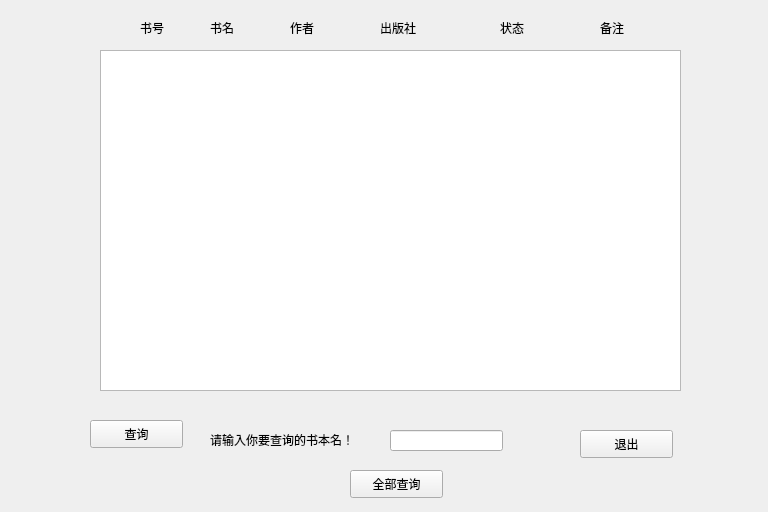
<?xml version="1.0" encoding="UTF-8"?>
<ui version="4.0">
 <class>bookinformation</class>
 <widget class="QWidget" name="bookinformation">
  <property name="geometry">
   <rect>
    <x>0</x>
    <y>0</y>
    <width>768</width>
    <height>512</height>
   </rect>
  </property>
  <property name="windowTitle">
   <string>Form</string>
  </property>
  <widget class="QPushButton" name="pushButton">
   <property name="geometry">
    <rect>
     <x>580</x>
     <y>430</y>
     <width>93</width>
     <height>28</height>
    </rect>
   </property>
   <property name="text">
    <string>退出</string>
   </property>
  </widget>
  <widget class="QPushButton" name="pushButton_2">
   <property name="geometry">
    <rect>
     <x>90</x>
     <y>420</y>
     <width>93</width>
     <height>28</height>
    </rect>
   </property>
   <property name="text">
    <string>查询</string>
   </property>
  </widget>
  <widget class="QListWidget" name="listWidget">
   <property name="geometry">
    <rect>
     <x>100</x>
     <y>50</y>
     <width>581</width>
     <height>341</height>
    </rect>
   </property>
  </widget>
  <widget class="QLabel" name="label">
   <property name="geometry">
    <rect>
     <x>140</x>
     <y>20</y>
     <width>51</width>
     <height>16</height>
    </rect>
   </property>
   <property name="text">
    <string>书号</string>
   </property>
  </widget>
  <widget class="QLabel" name="label_2">
   <property name="geometry">
    <rect>
     <x>210</x>
     <y>20</y>
     <width>51</width>
     <height>16</height>
    </rect>
   </property>
   <property name="text">
    <string>书名</string>
   </property>
  </widget>
  <widget class="QLabel" name="label_3">
   <property name="geometry">
    <rect>
     <x>290</x>
     <y>20</y>
     <width>72</width>
     <height>15</height>
    </rect>
   </property>
   <property name="text">
    <string>作者</string>
   </property>
  </widget>
  <widget class="QLabel" name="label_4">
   <property name="geometry">
    <rect>
     <x>380</x>
     <y>20</y>
     <width>72</width>
     <height>15</height>
    </rect>
   </property>
   <property name="text">
    <string>出版社</string>
   </property>
  </widget>
  <widget class="QLabel" name="label_5">
   <property name="geometry">
    <rect>
     <x>500</x>
     <y>20</y>
     <width>72</width>
     <height>15</height>
    </rect>
   </property>
   <property name="text">
    <string>状态</string>
   </property>
  </widget>
  <widget class="QLabel" name="label_6">
   <property name="geometry">
    <rect>
     <x>600</x>
     <y>20</y>
     <width>72</width>
     <height>15</height>
    </rect>
   </property>
   <property name="text">
    <string>备注</string>
   </property>
  </widget>
  <widget class="QLabel" name="label_7">
   <property name="geometry">
    <rect>
     <x>210</x>
     <y>430</y>
     <width>171</width>
     <height>20</height>
    </rect>
   </property>
   <property name="text">
    <string>请输入你要查询的书本名！</string>
   </property>
  </widget>
  <widget class="QLineEdit" name="lineEdit">
   <property name="geometry">
    <rect>
     <x>390</x>
     <y>430</y>
     <width>113</width>
     <height>21</height>
    </rect>
   </property>
  </widget>
  <widget class="QPushButton" name="pushButton_3">
   <property name="geometry">
    <rect>
     <x>350</x>
     <y>470</y>
     <width>93</width>
     <height>28</height>
    </rect>
   </property>
   <property name="text">
    <string>全部查询</string>
   </property>
  </widget>
 </widget>
 <resources/>
 <connections/>
</ui>
